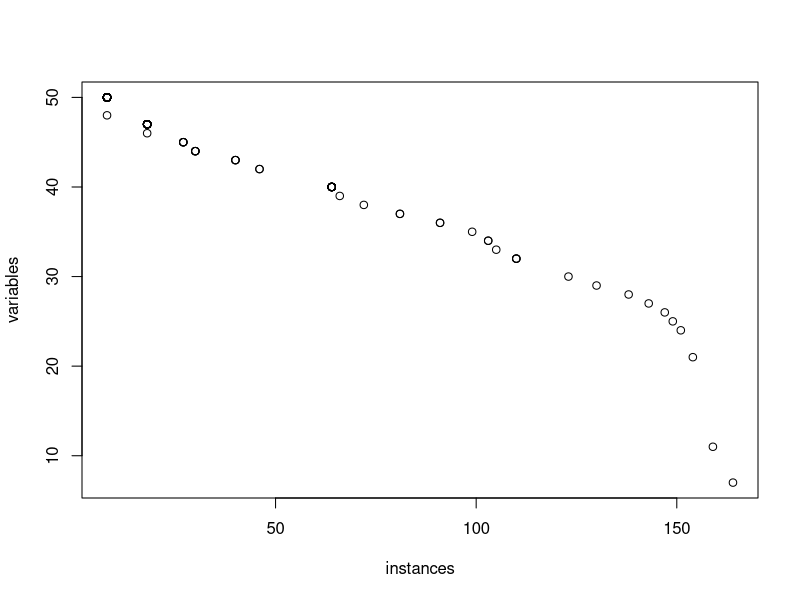

This chart was generated by the following R code:
hcc = read.csv('./datasets/hcc-data.csv');
attach(hcc)
available.data <- function (csv.data, withPrint = FALSE) {
    row.count = length(csv.data[,1])
    col.count = length(csv.data[1,])
    col.names = names(csv.data)
    data.counts = c()
    var.counts = c()
    for (missing.count in 1:row.count) {
        all.data = replace(c(1:row.count), c(1:row.count), TRUE)
        var.count = 0
        var.names = replace(c(1:col.count), c(1:col.count), NA)
        for (col.num in 1:col.count) {
            if (length(which(csv.data[col.num] == '?')) <= missing.count) {
                var.count = var.count + 1
                var.names[col.num] = col.names[col.num]
                na <- is.na(replace(c(1:row.count), csv.data[col.num] == '?', NA))
                all.data = replace(all.data, na, FALSE)
            }
        }
        if (withPrint) {
            print(paste('Missing count less than', missing.count))
            print(paste('instances: ', length(which(all.data == 1))))
            print(paste('variable count: ', var.count))
            print('variable names: ')
            print(var.names)
        }
        data.counts[missing.count] = c(length(which(all.data == 1)))
        var.counts[missing.count] = var.count
    }
    return(data.frame(missing = 1:row.count, instance = data.counts, variable = var.counts))
}
result = available.data(hcc)
png('plots/data-missing.png')
plot(x = result$instance, y = result$variable, xlab = 'instances', ylab = 'variables')
dev.off()

columns = c("Gender", "Symptoms", "Alcohol", "HBsAg", "HCVAb", "Cirrhosis", "Diabetes", "Obesity", "AHT", "CRI", "HIV", "Spleno", "PHT", "PVT", "Metastasis", "Hallmark", "Age", "PS", "Encephalopathy", "Ascites", "INR", "AFP", "Hemoglobin", "MCV", "Leucocytes", "Platelets", "Albumin", "Total.Bil", "ALT", "AST", "GGT", "ALP", "TP", "Creatinine", "Nodules", "Class")

drop.empty <- function (csv.data) {
    row.count = length(csv.data[,1])
    col.count = length(csv.data[1,])
    row.drop = c()
    result = csv.data
    for (col.num in 1:col.count) {
        for (row.num in which(csv.data[[col.num]] == '?')) {
            row.drop = c(row.drop, row.num)
            }
    }
    if (length(row.drop) > 0) {
        result = result[-row.drop,]
        rownames(result) <- 1:nrow(result)
    }
    return(result)
}
drop.empty(hcc[columns])
